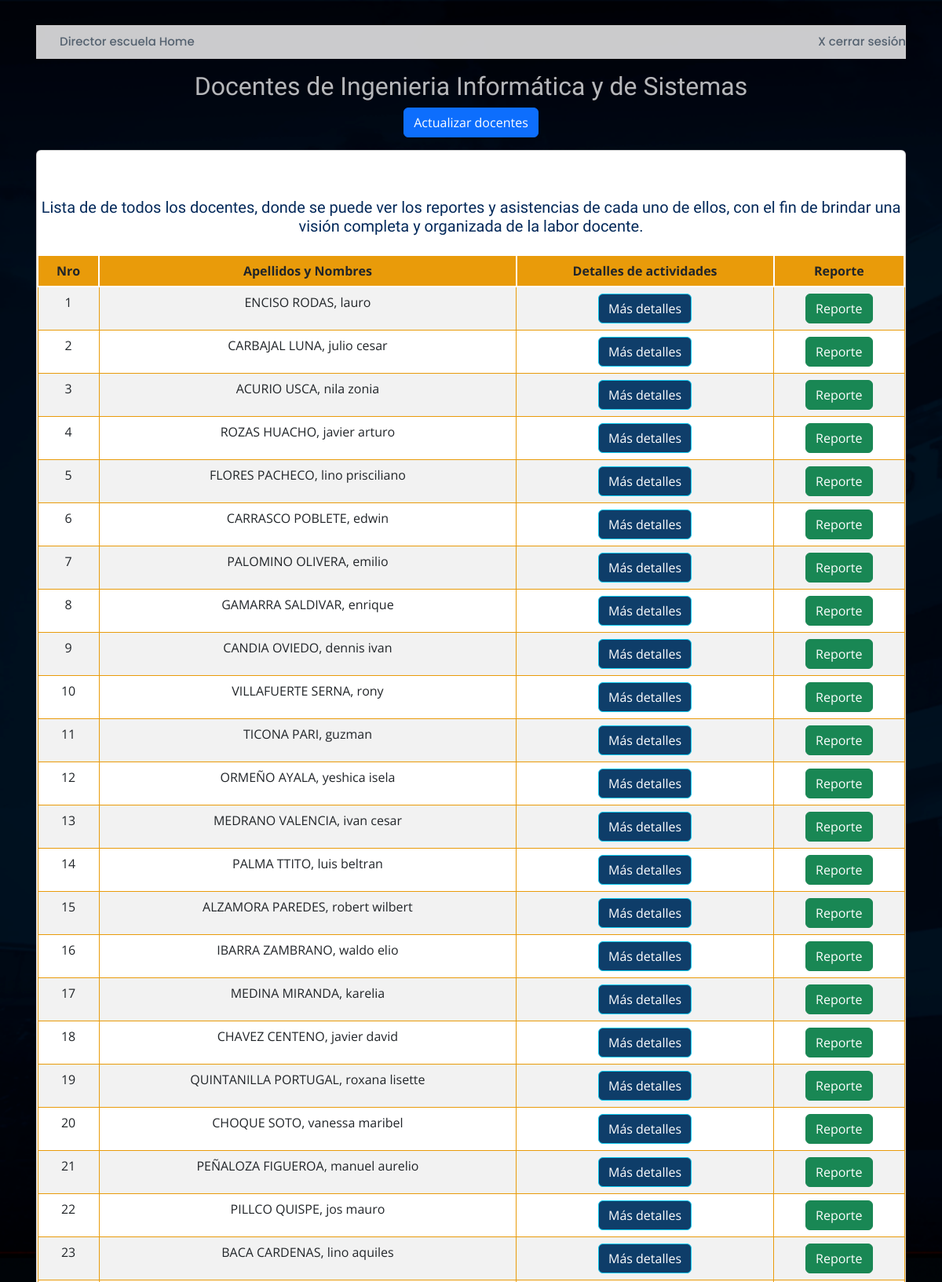
Screenshot of /mis_docentes/ (signed in, upper part) with the database file from the repository.
### myapp/models.py (models this page shows, shortened)
class Docentes(models.Model):
    id_docente = models.PositiveIntegerField()
    Nombre = models.CharField(max_length=40,default="defauld value")
    apellido = models.CharField(max_length=40,default="default value")
    cargo=models.CharField(max_length=20,default="default value")

### myapp/views.py (the view)
# urls.py: path('mis_docentes/',views.misDocentes,name="mis_docentes"),
@login_required # lista, consulta de docentes
def misDocentes(respuesta):
    docentes= Docentes.objects.all()
    return render(respuesta,"DirEscuela/MisDocentes.html",{'docentes':docentes})

### myapp/templates/DirEscuela/MisDocentes.html (shortened to what this page needs)
{% extends 'ventanas/baseDE.html' %}
{% load  static %}
{% block content %}
</head>
<h6 style="text-align: center;color: rgba(253, 253, 253, 0.719)" class="animate__animated animate__fadeInDown"> <span> <h2>Docentes de Ingenieria Informática y de Sistemas</h2></span></h6>
    <div class="container text-center" >
        <a class="btn btn-primary" href="{% url 'update_docente' %}"> Actualizar docentes
        </a>
    </div>
    <body>
        <section class="card">
        <h5 style="text-align: center;color: rgb(3, 41, 90)" class="animate__animated animate__fadeInDown">Lista de  de todos los docentes, donde se puede ver los reportes y asistencias de cada uno de ellos, con el fin de brindar una visión completa y organizada de la labor docente.</h1>
        <div id="main_container">
          <div class="center_content">
            <div class="center_left">
                <table class="table table-striped" id="hor-minimalist-b" width="80%">
                    <thead>
                        <tr>
                            <td style="border: 2px solid rgb(255, 255, 255);text-align:center;background-color: rgb(233, 155, 10);font-weight:bold">Nro</td>
                            <td style="border: 2px solid rgb(255, 255, 255);text-align:center;background-color: rgb(233, 155, 10);font-weight:bold">Apellidos y Nombres</td>
                            <td style="border: 2px solid rgb(255, 255, 255);text-align:center;background-color: rgb(233, 155, 10);font-weight:bold">Detalles de actividades</td>
                            <td style="border: 2px solid rgb(255, 255, 255);text-align:center;background-color: rgb(233, 155, 10);font-weight:bold">Reporte</td>
                        </tr>
                    </thead>
                    <tbody>
                        {% for i in docentes %}
                        <tr>
                            <form action="{% url 'ver-actividades'  %}" method="POST" >
                                <td style="border: 1px solid rgb(233, 155, 10);text-align:center;background-color: rgb(255, 255, 255)">{{ i.id_docente }}</td>
                                <td style="border: 1px solid rgb(233, 155, 10);text-align:center;background-color: rgb(255, 255, 255)">{{i.apellido}}, {{ i.Nombre }}</td>
                                <td style="border: 1px solid rgb(233, 155, 10);text-align:center;background-color: rgb(255, 255, 255)"><button type="submit" style="background-color: rgba(6, 55, 100, 0.959); color: white;" class="btn btn-info" name="btn" value="mas_detalles">Más detalles</button></td>
                                <td style="border: 1px solid rgb(233, 155, 10);text-align:center;background-color: rgb(255, 255, 255)"><button type="submit"  class="btn btn-success" name="btn" value="reporte">Reporte</button></td>
                            </form>
                        </tr>
                        {% endfor %}
                    </tbody>
                </table>
            </div>
          </div>
        </div>
    </section>
</body>
</html>
{% endblock %}

### myapp/templates/ventanas/baseDE.html (shortened to what this page needs)
{% load  static %}
<link rel="stylesheet" href="https://maxcdn.bootstrapcdn.com/bootstrap/4.0.0/css/bootstrap.min.css">
<!doctype html>
<html lang="en">
<head>
    <link rel="stylesheet" href="https://maxcdn.bootstrapcdn.com/bootstrap/4.0.0/css/bootstrap.min.css">
	<link rel="stylesheet" href="https://use.fontawesome.com/releases/v5.8.2/css/all.css">
  <link href="{% static 'assets/vendor/animate.css/animate.min.css' %}" rel="stylesheet">
  <link href="{% static 'assets/vendor/bootstrap/css/bootstrap.min.css' %}" rel="stylesheet">
  <link href="{% static 'assets/vendor/bootstrap-icons/bootstrap-icons.css' %}" rel="stylesheet">
  <link href="{% static 'assets/vendor/boxicons/css/boxicons.min.css' %}" rel="stylesheet">
  <link href="{% static 'assets/vendor/glightbox/css/glightbox.min.css' %}" rel="stylesheet">
  <link href="{% static 'assets/vendor/remixicon/remixicon.css' %}" rel="stylesheet">
  <link href="{% static 'assets/vendor/swiper/swiper-bundle.min.css' %}" rel="stylesheet">
  <link href="{% static 'assets/css/style.css' %}" rel="stylesheet">
</head>
<body style="background-image: url('/static/images/azul2.png'); height: 100vh; background-size: cover; background-repeat: repeat;">
  <div class="container p-3 my-3">
    <div class="row">
      <div class="col-md-12">
        <nav class=" animate__animated animate__backInRight  scrollto navbar navbar-expand-md navbar-light bg"
              style="background-color: #ffffffcb">
            {% if user.is_authenticated %}
            <a href="{% url 'direct' %}" class="animate__fadeInLeftBig  scrollto">Director escuela Home</a>
            {% else %}
            <a href="{% url 'index' %}" class="navbar-brand">Home</a>
            {% endif %}
            <div class="collapse navbar-collapse" id="navbarCollapse">
                <div class="navbar-nav ml-auto">
                    {% if user.is_authenticated %}
                    <li class="nav-item">
                      <a class=" btn-get-started animate__animated animate__backInRight  scrollto" href="{% url 'cerrarSessionDE' %}" >X cerrar sesión</a>
                  </li>
                  {% else %}
                  <li class="nav-item active">
                      <a class="nav-link" href="{% url 'iniciaSessionDE' %}" >Iniciar sesión</a>
                  </li>
                    {% endif %}
                </div>
            </div>
        </nav>
        {% block content %}
        {% endblock %}
</body>
</html>

### myapp/static/assets/css/style.css (style rules this page uses)
body { font-family: "Open Sans", sans-serif; color: #444444; }
a { text-decoration: none; color: #d9232d; }
h1, h2, h3, h4, h5, h6 { font-family: "Raleway", sans-serif; }
.navbar { padding: 0; }
.navbar li { position: relative; }
.navbar a, .navbar a:focus { display: flex; align-items: center; justify-content: space-between; padding: 10px 0 10px 30px; font-family: "Poppins", sans-serif; font-size: 15px; font-weight: 500; color: #556270; white-space: nowrap; transition: 0.3s; }
section { padding: 60px 0; overflow: hidden; }

### rows the page displays
Docentes: id_docente "1", apellido "ENCISO RODAS", Nombre "lauro"
Docentes: id_docente "2", apellido "CARBAJAL LUNA", Nombre "julio cesar"
Docentes: id_docente "3", apellido "ACURIO USCA", Nombre "nila zonia"
Docentes: id_docente "4", apellido "ROZAS HUACHO", Nombre "javier arturo"
Docentes: id_docente "5", apellido "FLORES PACHECO", Nombre "lino prisciliano"
Docentes: id_docente "6", apellido "CARRASCO POBLETE", Nombre "edwin"
Docentes: id_docente "7", apellido "PALOMINO OLIVERA", Nombre "emilio"
Docentes: id_docente "8", apellido "GAMARRA SALDIVAR", Nombre "enrique"
Docentes: id_docente "9", apellido "CANDIA OVIEDO", Nombre "dennis ivan"
Docentes: id_docente "10", apellido "VILLAFUERTE SERNA", Nombre "rony"
Docentes: id_docente "11", apellido "TICONA PARI", Nombre "guzman"
Docentes: id_docente "12", apellido "ORMEÑO AYALA", Nombre "yeshica isela"
Docentes: id_docente "13", apellido "MEDRANO VALENCIA", Nombre "ivan cesar"
Docentes: id_docente "14", apellido "PALMA TTITO", Nombre "luis beltran"
Docentes: id_docente "15", apellido "ALZAMORA PAREDES", Nombre "robert wilbert"
Docentes: id_docente "16", apellido "IBARRA ZAMBRANO", Nombre "waldo elio"
Docentes: id_docente "17", apellido "MEDINA MIRANDA", Nombre "karelia"
Docentes: id_docente "18", apellido "CHAVEZ CENTENO", Nombre "javier david"
Docentes: id_docente "19", apellido "QUINTANILLA PORTUGAL", Nombre "roxana lisette"
Docentes: id_docente "20", apellido "CHOQUE SOTO", Nombre "vanessa maribel"
Docentes: id_docente "21", apellido "PEÑALOZA FIGUEROA", Nombre "manuel aurelio"
Docentes: id_docente "22", apellido "PILLCO QUISPE", Nombre "jos mauro"
Docentes: id_docente "23", apellido "BACA CARDENAS", Nombre "lino aquiles"
